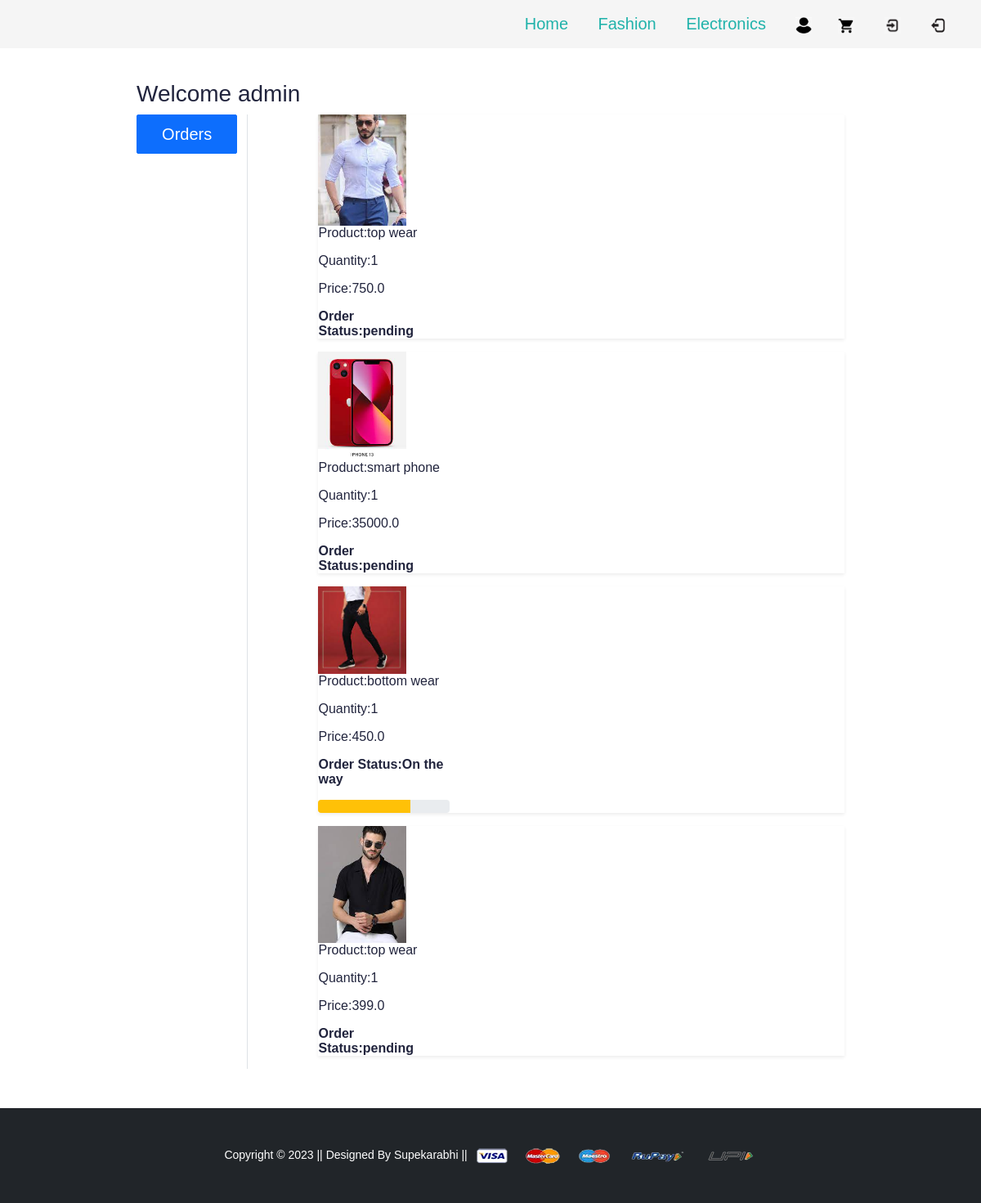
The app's page /orders/ (signed in), older data.
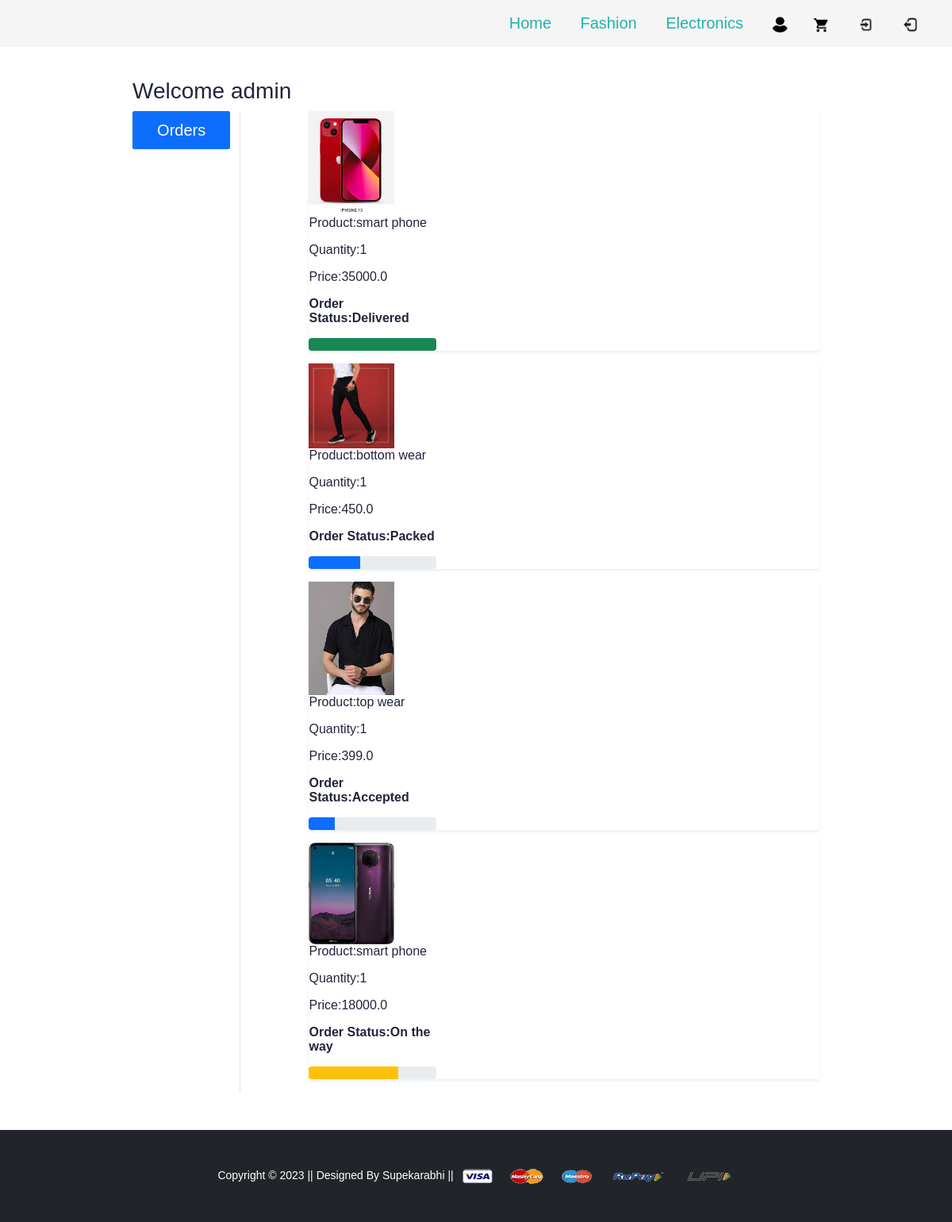
The same page, newer data.
### app/models.py (models this page shows, shortened)
class OrderPlaced(models.Model):
    user=models.ForeignKey(User,on_delete=models.CASCADE)
    customer=models.ForeignKey(Customer,on_delete=models.CASCADE)
    product=models.ForeignKey(Product,on_delete=models.CASCADE)
    quantity=models.PositiveIntegerField(default=1)
    ordered_date=models.DateTimeField(auto_now_add=True)
    status=models.CharField(max_length=50,choices=STATUS_CHOICES,default='pending')
    @property
    def total_cost(self):
        return self.quantity * self.product.discounted_price

class Product(models.Model):
    title=models.CharField(max_length=100)
    selling_price=models.FloatField()
    discounted_price=models.FloatField()
    description=models.TextField()
    brand=models.CharField(max_length=100)
    category=models.CharField(choices=CATEGORY_CHOICES,max_length=2)
    product_image=models.ImageField(upload_to='productimg')

### app/views.py (the view)
# urls.py: path('orders/', views.orders, name='orders'),
@login_required
def orders(request):
 op=OrderPlaced.objects.filter(user=request.user)
 return render(request, 'app/orders.html',{'order_placed':op})

### app/templates/app/orders.html (shortened to what this page needs)
{% extends 'app/base.html' %}
{% load static %}
{% block main-content %}
<div class="container my-5">
 <div class="single_catagory_area row">
 <h3>Welcome <span class="text-capitalizer">{{request.user}}</span></h3>
  <div class="col-sm-2 border-end">
   <ul class="list-unstyled">
    <li class="d-grid"><a href="{% url 'orders' %}" class="btn btn-primary">Orders</a></li>
   </ul>
  </div>
  <div class="col-sm-9 offset-sm-1">
  {% for op in order_placed %}
   <div class="roow shadow-sm mb-3">
    <div class="col-sm-2">
      <img src="{{op.product.product_image.url}}" alt="" srcset="" class="img-fluid" height="150" width="150">
    </div>
    <div class="col-sm-7">
     <p>Product:{{op.product.title}}</P>
     <p>Quantity:{{op.quantity}}</P>
     <p>Price:{{op.total_cost}}</P>
    </div>
    <div class="col-sm-3 fw-bold">
        <p>Order Status:{{op.status}}</p>
        {% if op.status == "Accepted" %}
        <div class="progress">
          <div class="progress-bar bg-primary" role="progressbar" style="width:20%" aria-valuenow="20%" aria-valuemin="0" aria-valuemax="100"></div>
        </div>
        {% endif %}
        {% if op.status == 'Packed' %}
        <div class="progress">
          <div class="progress-bar bg-primary" role="progressbar" style="width:40%" aria-valuenow="40%" aria-valuemin="0" aria-valuemax="100"></div>
        </div>
        {% endif %}
        {% if op.status == 'On the way' %}
        <div class="progress">
          <div class="progress-bar bg-warning" role="progressbar" style="width:70%" aria-valuenow="70%" aria-valuemin="0" aria-valuemax="100"></div>
        </div>
        {% endif %}
        {% if op.status == 'Delivered' %}
        <div class="progress">
          <div class="progress-bar bg-success" role="progressbar" style="width:100%" aria-valuenow="100%" aria-valuemin="0" aria-valuemax="100"></div>
        </div>
        {% endif %}
      </div>
    </div>
    {% endfor %}
  </div>
 </div>
</div>
{% endblock main-content %}

Row changes from the older to the newer data that the page shows:
removed OrderPlaced: product.product_image (picture), product "top wear", quantity "1", total_cost "750.0", status "pending"
changed OrderPlaced: status "pending" → "Delivered"
changed OrderPlaced "bottom wear": status "On the way" → "Packed"
changed OrderPlaced "top wear": status "pending" → "Accepted"
added OrderPlaced: product.product_image (picture), product "smart phone", quantity "1", total_cost "18000.0", status "On the way"
